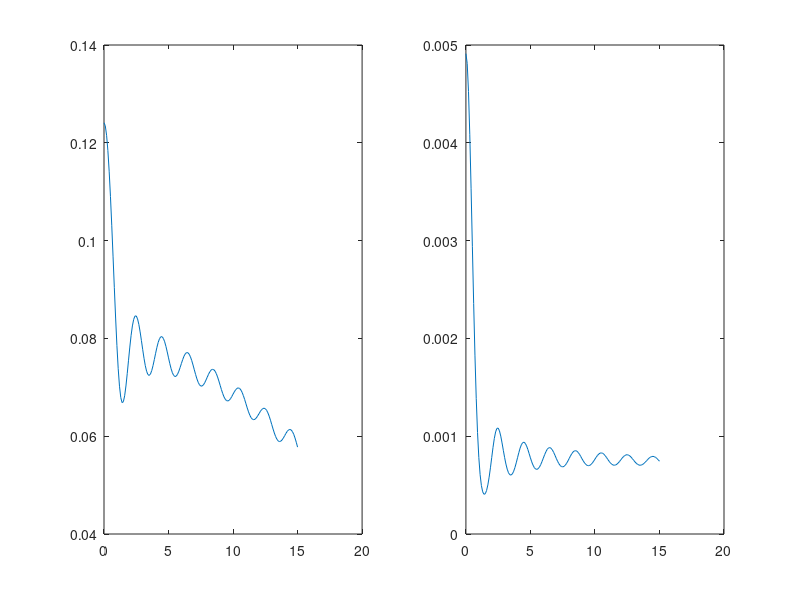

MATLAB code for this plot:
clear
N = 20;
v = 0.1;
Ts = 10^(-5);
fs = 1/Ts;
i = 1;
jnr = 10^(1);
for k = 0:0.1:15
    
    fd = k*fs;
%     a = Ts* sinc(fd*Ts/N)^2*(1+sinc(2*fd*Ts)/sinc(2*fd*Ts/N));
%     pe(i) = 0.5 * erfc(sqrt(1/(1/v+a/(jnr*N))));
    pe(i) = qfunc(1/(sqrt(1/(2*N*v)+jnr/(2*N)*(sinc(fd*Ts/(2*N))^2)*(1 + sinc(fd*Ts)/sinc(fd*Ts/N)))));
    i = i + 1;
end

N = 100;
i = 1;
for k = 0:0.1:15
    fd = k*fs;
%     a = Ts* sinc(fd*Ts/N)^2*(1+sinc(2*fd*Ts)/sinc(2*fd*Ts/N));
%     pe2(i) = 0.5 * erfc(sqrt(1/(1/v+a/(jnr*N))));
    pe2(i) = qfunc(1/(sqrt(1/(2*N*v)+jnr/(2*N)*(sinc(fd*Ts/(2*N))^2)*(1 + sinc(fd*Ts)/sinc(fd*Ts/N)))));
    i = i + 1;
end
subplot(121)
i = 0:0.1:15;
plot(i,pe)
subplot(122)
plot(i,pe2);

